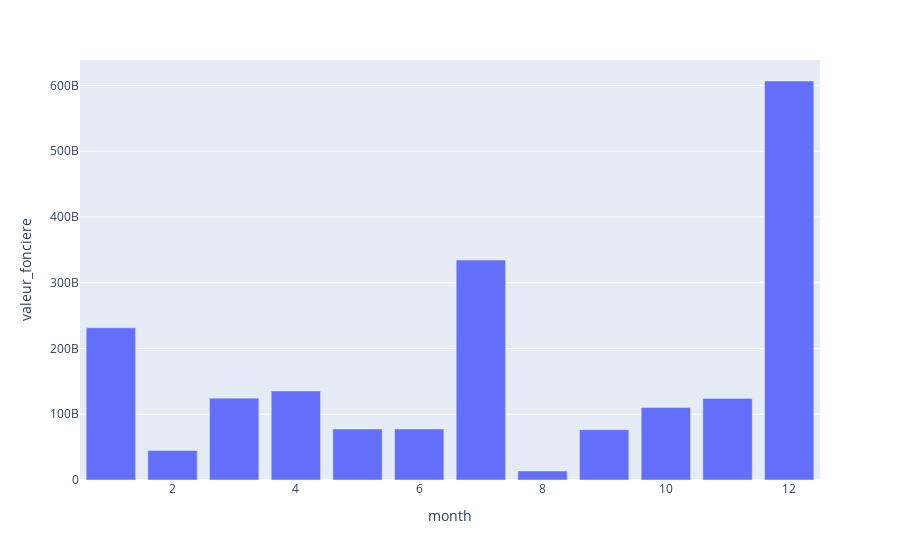

Here is the notebook cell this chart was saved with:
### Markdown cell above
--------- visualisation dep ------------
                                  mois - dep

### Code cell
#month
import plotly.express as px


plt.title(label='Valeurs foncières par mois')
nature = df.groupby('month')['valeur_fonciere'].sum()
fig = px.bar(nature,y='valeur_fonciere')
fig.show()

### Figure 1 — Plotly figure (JSON) as saved in the notebook; plotly's stock layout.template omitted (floating-point values rounded to 4 significant figures)
{"data": [{"alignmentgroup": "True", "hovertemplate": "month=%{x}<br>valeur_fonciere=%{y}<extra></extra>", "legendgroup": "", "marker": {"color": "#636efa", "pattern": {"shape": ""}}, "name": "", "offsetgroup": "", "orientation": "v", "showlegend": false, "textposition": "auto", "type": "bar", "x": [1, 2, 3, 4, 5, 6, 7, 8, 9, 10, 11, 12], "xaxis": "x", "y": [231400000000.0, 44930000000.0, 124500000000.0, 135500000000.0, 77520000000.0, 77580000000.0, 334400000000.0, 13680000000.0, 76530000000.0, 110200000000.0, 124100000000.0, 606700000000.0], "yaxis": "y"}], "layout": {"barmode": "relative", "legend": {"tracegroupgap": 0}, "margin": {"t": 60}, "xaxis": {"anchor": "y", "domain": [0, 1], "title": {"text": "month"}}, "yaxis": {"anchor": "x", "domain": [0, 1], "title": {"text": "valeur_fonciere"}}}}
